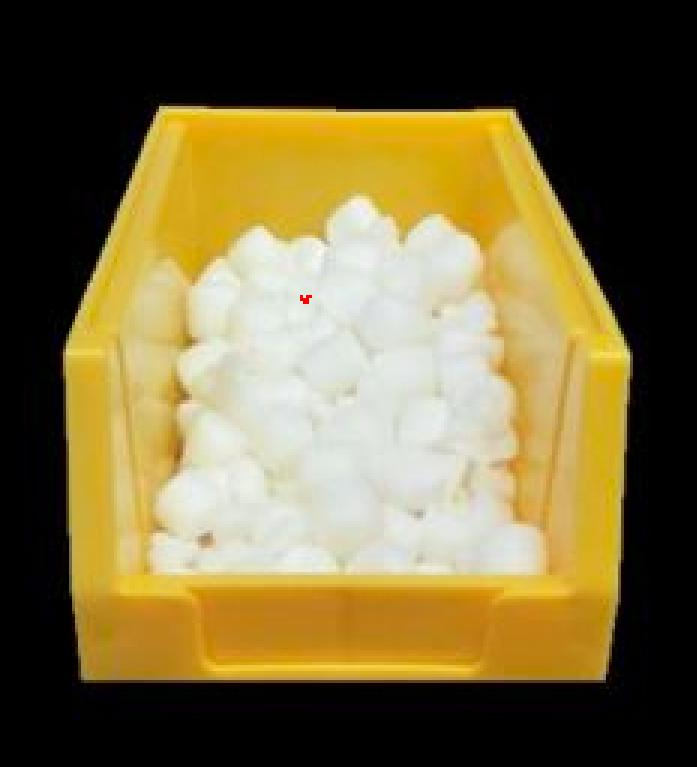
#> input picture Lecture/computer-vision/img.jpg, 697 x 767 px, found by its file name
$ python floodfilltest.py
#> lines starting #> are read from the running program, lines starting #| are printed output that depends on the picture
import random
import cv2
from cv2 import imwrite
m = cv2.imread('/Users/Danny/Desktop/GitHub/coding-academy-suyeon/Lecture/computer-vision/img.jpg', cv2.IMREAD_GRAYSCALE)
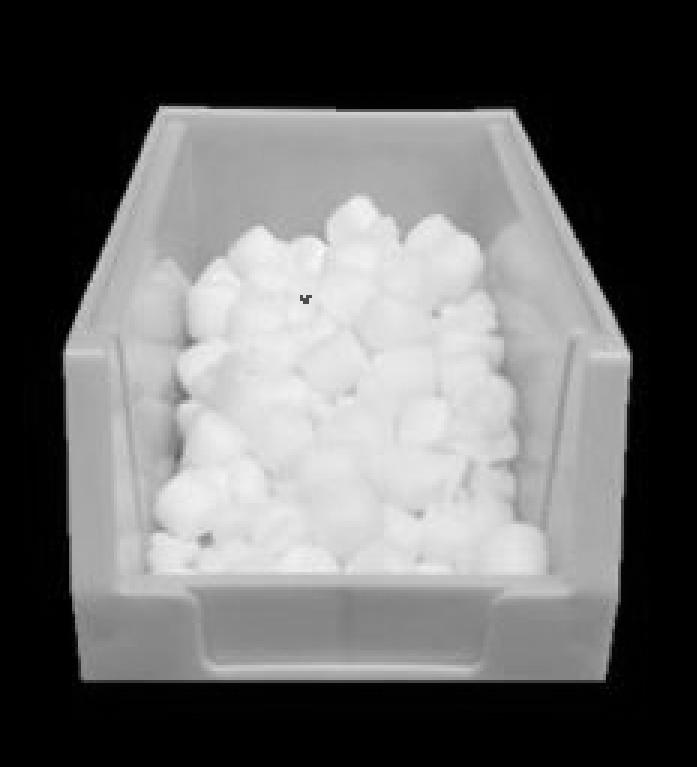
#> m: shape (767, 697); min 0, max 254, mean 103.8
print(m)
#> (printed output is left out)
def flood_recursive(matrix):
	width = len(matrix)
#> width = 767
	height = len(matrix[0])
#> height = 697
	def fill(x,y,start_color,color_to_update):
		#if the square is not the same color as the starting point
		if matrix[x][y] != start_color:
			return
		#if the square is not the new color
		elif matrix[x][y] == color_to_update:
			return
		else:
			#update the color of the current square to the replacement color
			matrix[x][y] = color_to_update
			neighbors = [(x-1,y),(x+1,y),(x-1,y-1),(x+1,y+1),(x-1,y+1),(x+1,y-1),(x,y-1),(x,y+1)]
			for n in neighbors:
				if 0 <= n[0] <= width-1 and 0 <= n[1] <= height-1:
					fill(n[0],n[1],start_color,color_to_update)
	start_x = random.randint(0,width-1)
#> start_x = 394
	start_y = random.randint(0,height-1)
#> start_y = 430
	start_color = matrix[start_x][start_y]
#> start_color = 218
	fill(start_x,start_y,start_color,9)
#> in fill, `neighbors = [(x-1,y),(x+1,y),(x-1,y-1),(x+1,y+1),(x-1,y+1),(x+1,y-1),(..`: neighbors = [(393, 430), (395, 430), (393, 429), (395, 431), (393, 431), (395, 429), (394, 429), (394, 431)]
#> the loop in fill, `for n in neighbors:` made 8 passes

	return matrix

a = flood_recursive(m)
cv2.imwrite('/Users/Danny/Desktop/GitHub/coding-academy-suyeon/Lecture/computer-vision/result.jpg', a)

$ run again, with Lecture/computer-vision/fezbot2000-TcFI-pB0gjo-unsplash.jpg copied over Lecture/computer-vision/img.jpg
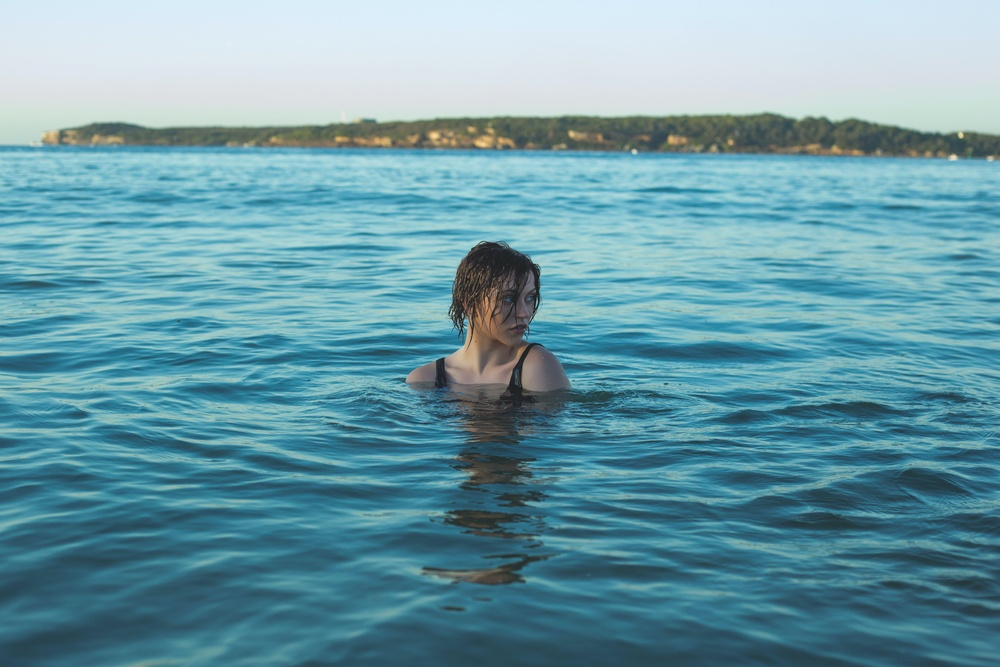
#> input picture Lecture/computer-vision/fezbot2000-TcFI-pB0gjo-unsplash.jpg, 1000 x 667 px, shrunk from 5124 x 3416 before the run, found by its file name
#> `m = cv2.imread('/Users/Danny/Desktop/GitHub/coding-academy-suyeon/Lect..`:
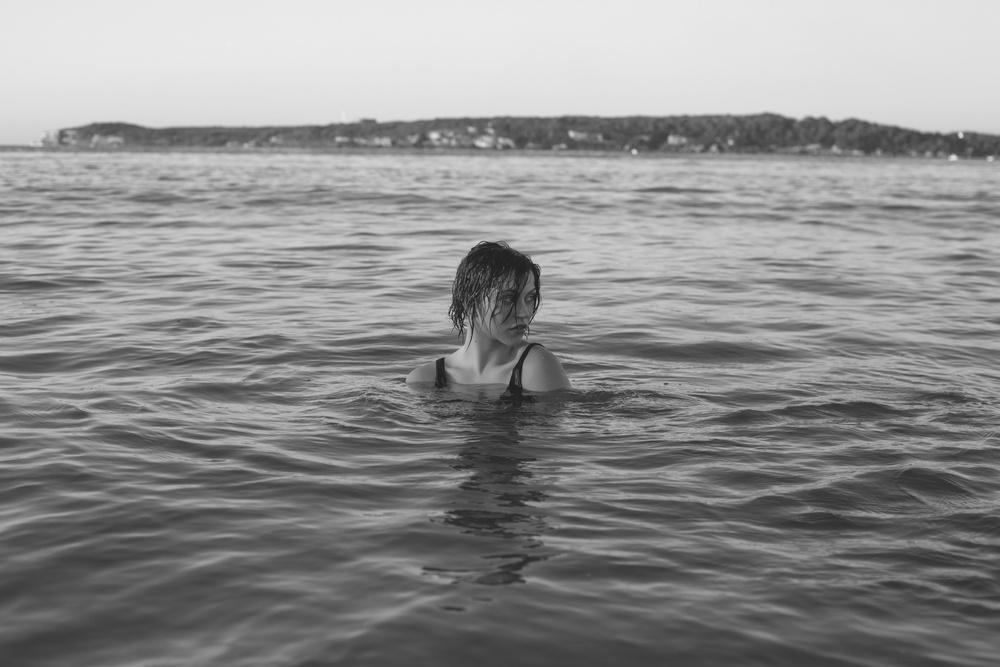
#> m: shape (667, 1000); min 21, max 237, mean 142.3
#> (printed output is left out)
#> width = 667
#> height = 1000
#> start_x = 394
#> start_y = 776
#> start_color = 120
#> neighbors = [(393, 776), (395, 776), (393, 775), (395, 777), (393, 777), (395, 775), (394, 775), (394, 777)]
#> the loop in fill, `for n in neighbors:` made 8 passes
